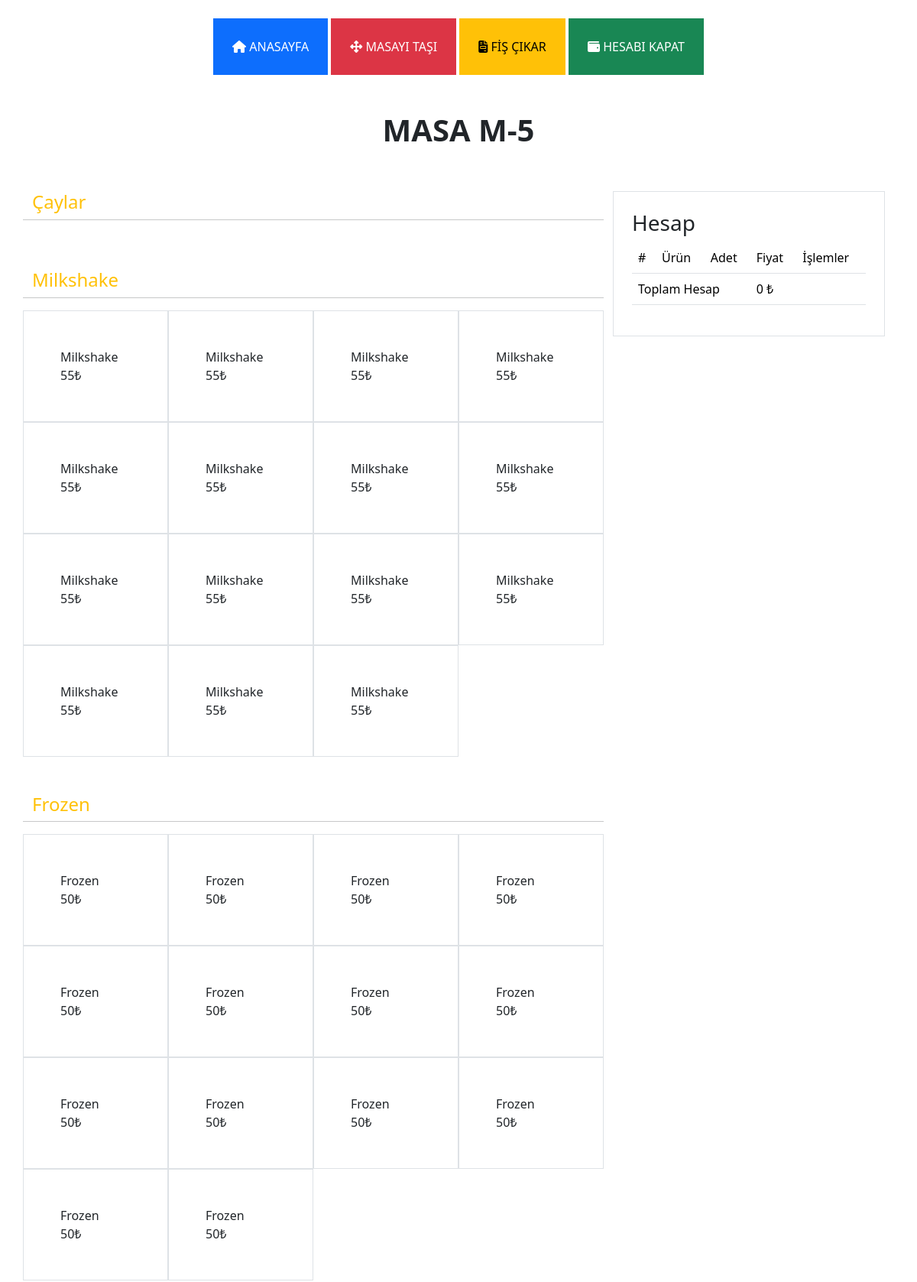
Page /interface/detail.php?id=5 (upper part) on the committed database.
### tables this page shows
CREATE TABLE `masalar` (
  `id` int(11) NOT NULL,
  `masa_no` int(11) NOT NULL,
  `masa_kod` varchar(50) NOT NULL,
  `isActive` int(11) NOT NULL
);

CREATE TABLE `category` (
  `id` int(11) NOT NULL,
  `name` varchar(255) NOT NULL,
  `description` varchar(255) NOT NULL,
  `image` varchar(500) NOT NULL,
  `status` int(11) DEFAULT 1,
  `sira` int(11) DEFAULT NULL
);

CREATE TABLE `item` (
  `id` int(11) NOT NULL,
  `category_id` int(11) NOT NULL,
  `name` varchar(255) NOT NULL,
  `description` text NOT NULL,
  `price` varchar(200) NOT NULL,
  `image` varchar(500) NOT NULL,
  `status` int(11) NOT NULL DEFAULT 1 COMMENT '0 pasif 1 aktif'
);

### function.php (called while the page is built, shortened)
<?php
try {
	$db = new PDO("mysql:host=localhost;dbname=arcpos;charset=utf8", 'root', '');
} catch (PDOException $e) {
	echo $e->getMessage();
}
function tekveri($table, $row, $id)
{
	global $db;
	$data = $db->query("SELECT * FROM {$table} WHERE {$row} = '{$id}'")->fetch(PDO::FETCH_ASSOC);
	return $data;
}
function cokveri($table, $selects, $manuel)
{
	global $db;
	$data = $db->query("SELECT {$selects} FROM {$table} {$manuel}", PDO::FETCH_ASSOC);
	return $data;
}

### interface/detail.php (the view, shortened to what this page needs)
<?php
include_once 'header.php';
$masa = tekveri("masalar", "id", $_GET['id']);
$adisyon = tekveri("adisyonlar", "masa_id", $_GET['id']);
?>
<header class="text-center mt-4">
    <nav>
        <a class="btn btn-primary rounded-0 p-4" href="index.php"><i class="fa fa-home"></i> ANASAYFA</a>
        <a class="btn btn-danger rounded-0 p-4" href="#"><i class="fa fa-up-down-left-right"></i> MASAYI TAŞI</a>
        <a class="btn btn-warning rounded-0 p-4" href="javascript:void(0);" onclick="sendTableData()"><i class="fa fa-file-invoice"></i> FİŞ ÇIKAR</a>
        <a class="btn btn-success rounded-0 p-4" href="#"><i class="fa fa-wallet"></i> HESABI KAPAT</a>
    </nav>
</header>
<div class="container">
    <div class="row">
        <h1 class="text-center fw-bold mt-5">MASA <?= $masa['masa_kod'] ?></h1>
        <div class="col-8">
            <div class="row">
                <?php foreach (cokVeri("category", "*", "where status = 1") as $category) : ?>
                    <h4 class="text-warning mt-5"><?= $category['name'] ?></h4>
                    <hr>
                    <?php foreach (cokveri("item", "*", "where status = 1 AND category_id = {$category['id']}") as $row) : ?>
                        <a href="javascript:void(0)" class="border text-decoration-none text-dark p-5 col-3" onclick="addtocart(<?= $row['id'] ?>, <?= $adisyon['id'] ?>)">
                            <div>
                                <?= $row['name'] ?><br><?= $row['price'] . "₺" ?>
                            </div>
                        </a>
                    <?php endforeach; ?>
                <?php endforeach; ?>
            </div>
        </div>
        <div class="col-4 mt-5">
            <div class="border p-4">
                <h3>Hesap</h3>
                <div class="table-responsive">
                    <table class="table">
                        <thead>
                            <tr>
                                <td>#</td>
                                <td>Ürün</td>
                                <td>Adet</td>
                                <td>Fiyat</td>
                                <td>İşlemler</td>
                            </tr>
                        </thead>
                        <tbody>
                            <?php
                            $toplamFiyat = 0;
                            ?>
                        <tfoot>
                            <tr>
                                <td colspan="3">Toplam Hesap</td>
                                <td><?= $toplamFiyat ?> ₺</td>
                                <td></td>
                            </tr>
                        </tfoot>
                    </table>
                </div>
            </div>
        </div>
    </div>
</div>
<?php include_once 'footer.php' ?>

### rows in the picture
masalar: masa_kod "M-5"
category: name "Çaylar"
category: name "Milkshake"
item: name "Milkshake", price "55"
item: name "Milkshake", price "55"
item: name "Milkshake", price "55"
item: name "Milkshake", price "55"
item: name "Milkshake", price "55"
item: name "Milkshake", price "55"
item: name "Milkshake", price "55"
item: name "Milkshake", price "55"
item: name "Milkshake", price "55"
item: name "Milkshake", price "55"
item: name "Milkshake", price "55"
item: name "Milkshake", price "55"
item: name "Milkshake", price "55"
item: name "Milkshake", price "55"
item: name "Milkshake", price "55"
category: name "Frozen"
item: name "Frozen", price "50"
item: name "Frozen", price "50"
item: name "Frozen", price "50"
item: name "Frozen", price "50"
item: name "Frozen", price "50"
item: name "Frozen", price "50"
item: name "Frozen", price "50"
item: name "Frozen", price "50"
item: name "Frozen", price "50"
item: name "Frozen", price "50"
item: name "Frozen", price "50"
item: name "Frozen", price "50"
item: name "Frozen", price "50"
item: name "Frozen", price "50"

### other values in the picture
$toplamFiyat "0"
